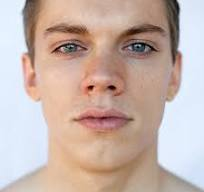
#> input picture HW2/ex2_images/human.jpg, 204 x 192 px
$ jupyter execute --allow-errors ex234.ipynb
#> lines starting #> are read from the running program, lines starting #| are printed output that depends on the picture
[cell 1]
import io
import ipywidgets as widgets
import matplotlib.pyplot as plt
import PIL.Image
import numpy as np
from IPython.display import display
from skimage import io as io_url
import cv2
import numpy as np

[cell 2]
# Create image widgets
image3_spatial = widgets.Image(format='png', width=500, height=500, description='Spatial')
image3_freq    = widgets.Image(format='png', width=500, height=500, description='Frequency')
sidebyside     = widgets.HBox([image3_spatial, image3_freq])

# Create slider/select widgets
slider_inner   = widgets.FloatSlider(value=0,      min=0, max=1,      step=0.01, description='Inner radius')
slider_outer   = widgets.FloatSlider(value=1.44/2, min=0, max=1.44/2, step=0.01, description='Outer radius')

buf            = io.BytesIO()

#> (the rest of this cell did not finish here and is left out)

[cell 3]
def read_img(img_path, img_size=(512, 512)):
  """
    + Đọc ảnh
    + Chuyển thành grayscale
    + Thay đổi kích thước ảnh thành img_size
  """
#> called with img_path = './ex2_images/human.jpg', img_size = (512, 512)
  img = cv2.imread(img_path, 0)
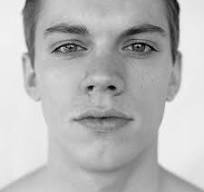
#> img: shape (192, 204); min 0, max 249, mean 183.4
  img = cv2.resize(img, img_size)
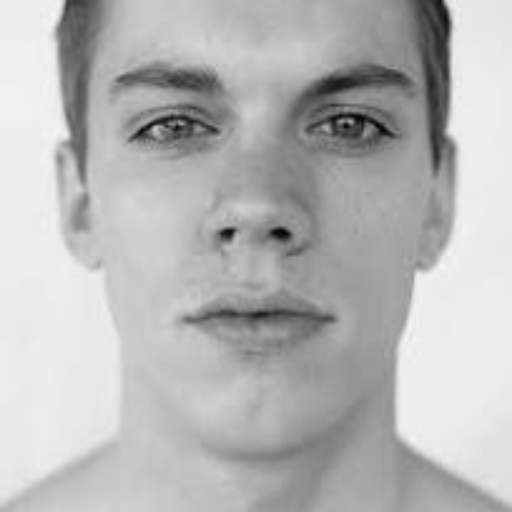
#> img: shape (512, 512); min 2, max 247, mean 183.3
#> call 2 of read_img, with img_path = './ex2_images/doggo.jpg', img_size = (512, 512)
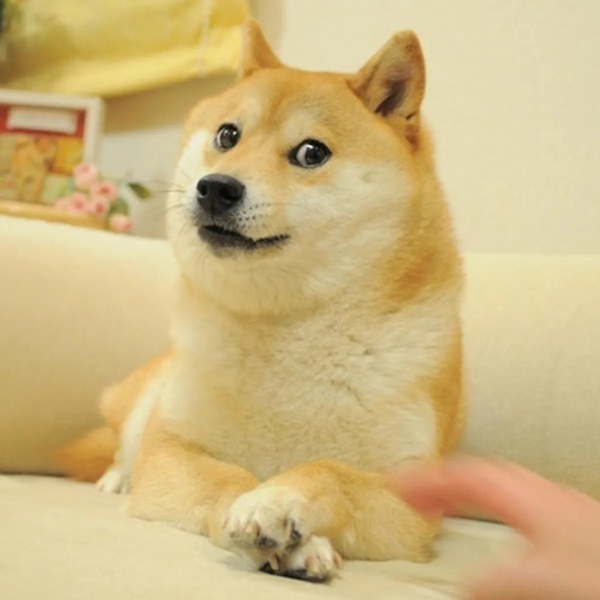
#> input picture HW2/ex2_images/doggo.jpg, 1200 x 1200 px (shown at 1/2 size)
#> in read_img (call 2), `img = cv2.imread(img_path, 0)`:
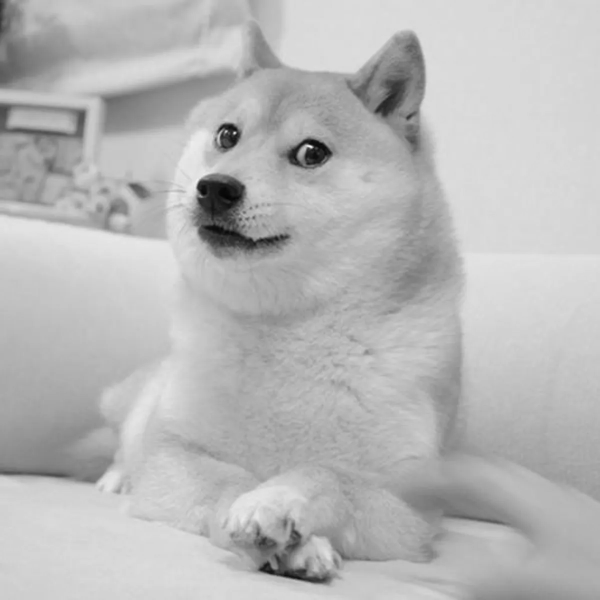
#> img: shape (1200, 1200) (shown at 1/2 size); min 2, max 255, mean 184
#> in read_img (call 2), `img = cv2.resize(img, img_size)`:
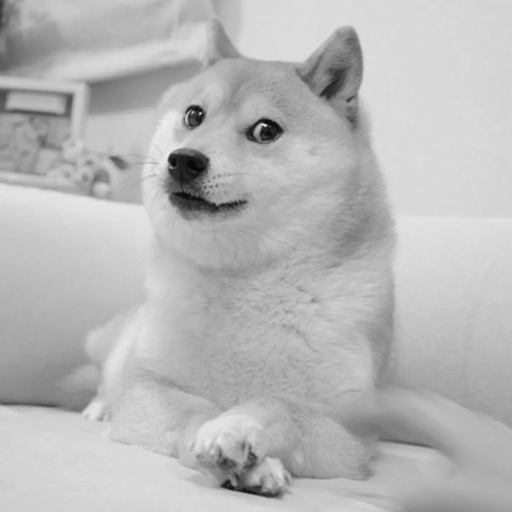
#> img: shape (512, 512); min 4, max 241, mean 183.9
  return img


def create_hybrid_img(img1, img2, r):
  """
  Create hydrid image
  Params:
    img1: numpy image 1
    img2: numpy image 2
    r: radius that defines the filled circle of frequency of image 1. Refer to the homework title to know more.
  """
#> called with r = 14
  # You need to implement the function
  f_img1 = np.fft.fftshift(np.fft.fft2(img1))
  f_img2 = np.fft.fftshift(np.fft.fft2(img2))

  H, W = img1.shape
#> H = 512; W = 512
  y, x = np.ogrid[:H, :W]
#> y = 512 values from 0 to 511
  center = (H // 2, W // 2)
#> center = (256, 256)
  mask = (x - center[1])**2 + (y - center[0])**2 <= r**2

  f_hybrid_img = f_img1 * mask + f_img2 * ~mask

  hybrid_img = np.abs(np.fft.ifft2(np.fft.ifftshift(f_hybrid_img)))
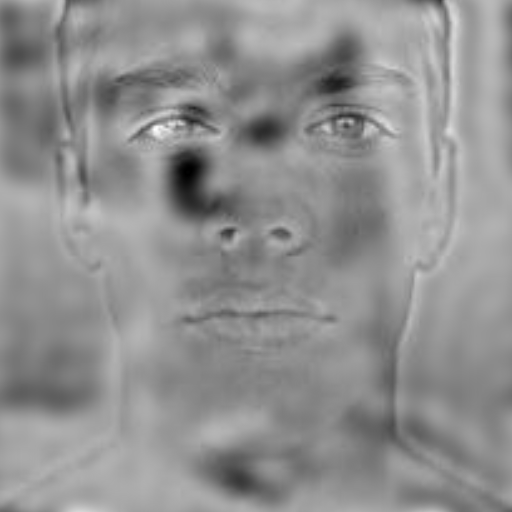
#> hybrid_img: shape (512, 512) float64; min 0.00919, max 323.3, mean 183.9; drawn with min black and max white

  return hybrid_img
